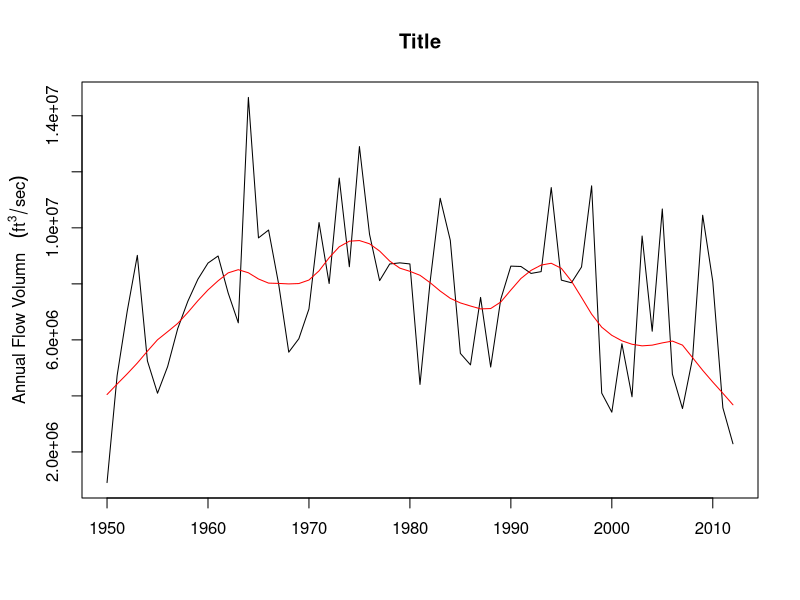
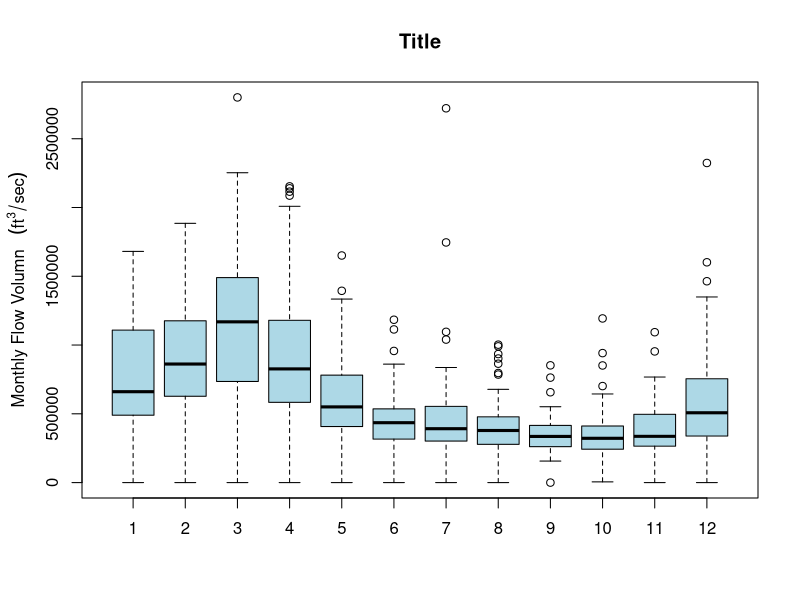

R code for these plots, in order:
################################################################################
#     Calculates yearly or montly flow volumns with plots
#
###############################################################################
#setwd('C:\\Users\\Mike Dodrill\\Desktop\\Flow Summaries\\DATA')
setwd('C:\\Users\\UF\\Documents\\Projects\\Bill_Pine\\R_Water_Q\\Summaries\\DATA')
rm(list=ls(all=TRUE))

d1=read.csv("Apalach_flow_1950_2012.csv")
str(d1)
head(d1)

class(d1$Date)
d1$Date = as.POSIXct(strptime(as.character(d1$Date),"%m/%d/%Y"))
# ---------------------------------------------------------------------------- #
year = unique(substr(d1$Date,1,4))               # Unique years for the dataset
year_flow_vol = matrix(NA,length(year),1)        # object to fill with loop

# Calculate yearly flow volumns
# Note: substr below is like right or left in excel, it subsets for characters in a string
for(i in 1:length(year)){
    yr = subset(d1, substr(d1$Date,1,4)==year[i])       # loop across years
    year_flow_vol[i,1] = sum(yr$Discharge)
    }

year_flow_vol                            # Total flow volumn for each year

# Plot
plot(c(1:length(year)),year_flow_vol,type='l',ylab='',main='Title', xlab='',xaxt='n')
mtext(expression(paste('Annual Flow Volumn ','  ',(ft^3 / sec))),side=2, line=2.5)
axis(side=1,at=seq(1,length(year),by=10),labels=year[seq(1,length(year),by=10)])

lines(lowess(year_flow_vol,f=.2),col='red',)     # Smoothed line fit, see ?lowess, can adjust f value to make
                                                 # more or less 'smooth', larger values = more smooth
                                                 
# ---------------------------------------------------------------------------- #
month = as.character(c('01','02','03','04','05','06','07','08','09','10','11','12'))
month_flow_vol = matrix(NA,length(year),12)      # object to fill with loop

# Calculate monthy discharge
for(i in 1:length(year)){
    yr = subset(d1, substr(d1$Date,1,4)==year[i])       # loop across years
        for(j in 1:length(month)){                      # loop across months
        ind = which(substr(yr$Date[],6,7)==month[j])
        month_flow_vol[i,j] = sum(yr[ind,4])
        }
    }

month_flow_vol     #Monthly flow volumn

boxplot(month_flow_vol[,1:12], main='Title', col='lightblue')
mtext(expression(paste('Monthly Flow Volumn ','  ',(ft^3 / sec))),side=2, line=2.5)

### END ###### END ###### END ###### END ###### END ###### END ###### END ###### END ###